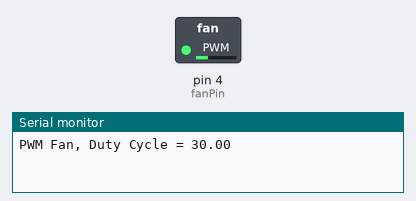
A sketch run on a simulated Arduino Uno, built with avr-gcc and run on an emulated ATmega328P. Shown: switched loads named in the sketch (green lamp = pin HIGH), the last lines printed to the serial monitor.

Above: at 0.1 s.
At 17.1 s:
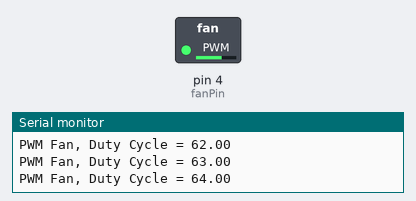
At 34.6 s:
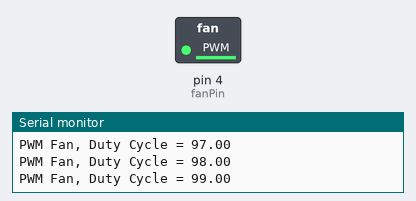
Timing chart, 0 to 40.0 s (numbered marks = the images above):
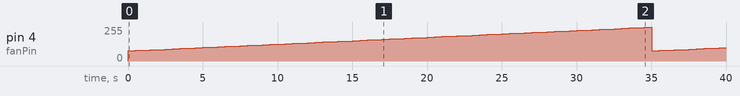

The sketch:

FanSpeed.ino
```cpp
#include "TimerOne.h"

// This example creates a PWM signal with 25 kHz carrier.
//
// Arduino's analogWrite() gives you PWM output, but no control over the
// carrier frequency.  The default frequency is low, typically 490 or
// 3920 Hz.  Sometimes you may need a faster carrier frequency.
//
// The specification for 4-wire PWM fans recommends a 25 kHz frequency
// and allows 21 to 28 kHz.  The default from analogWrite() might work
// with some fans, but to follow the specification we need 25 kHz.
//
// http://www.formfactors.org/developer/specs/REV1_2_Public.pdf
//
// Connect the PWM pin to the fan's control wire (usually blue).  The
// board's ground must be connected to the fan's ground, and the fan
// needs +12 volt power from the computer or a separate power supply.

const int fanPin = 4;

void setup(void)
{
  Timer1.initialize(40);  // 40 us = 25 kHz
  Serial.begin(9600);
}

void loop(void)
{
  // slowly increase the PWM fan speed
  //

  for (float dutyCycle = 30.0; dutyCycle < 100.0; dutyCycle++)
 {
    Serial.print("PWM Fan, Duty Cycle = ");
    Serial.println(dutyCycle);
    Timer1.pwm(fanPin, (dutyCycle / 100) * 1023);
    delay(500);
 }
}
```

Measured:
- by itself, pin 4 (fanPin): 0/255 → 76/255 at 0.00 s, → 79/255 0.50 s later, → 81/255 0.50 s later, → 84/255 0.50 s later, … (80 changes in this stretch)
